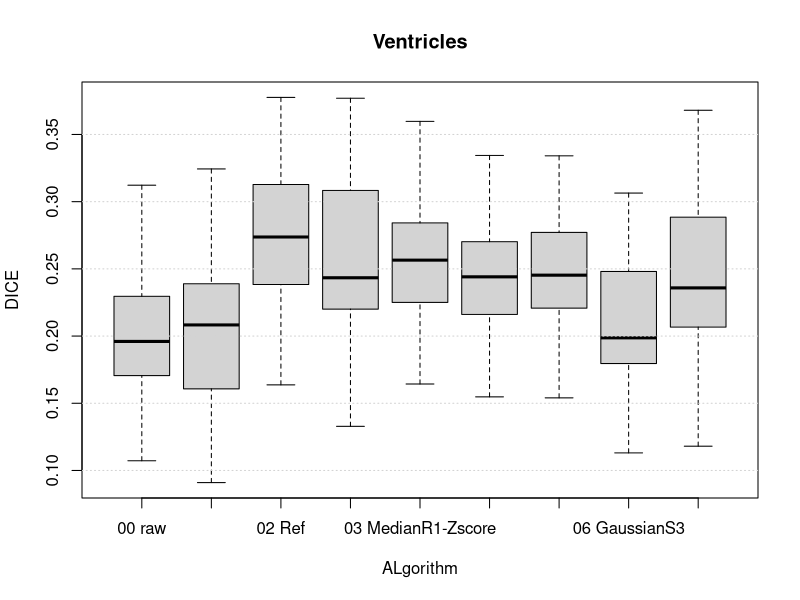
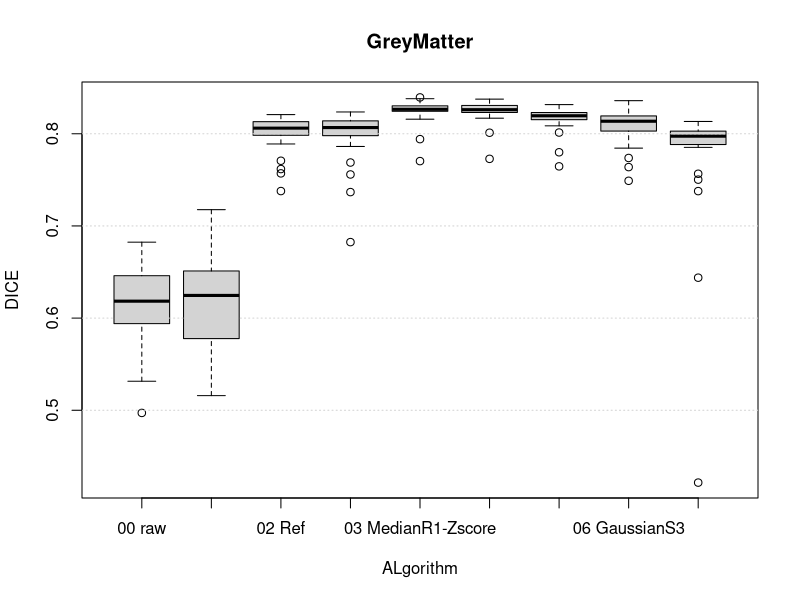
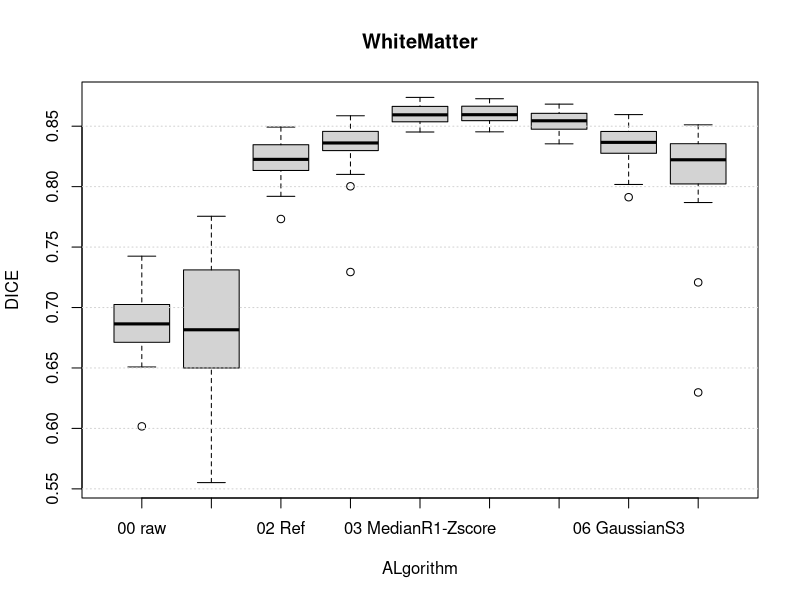
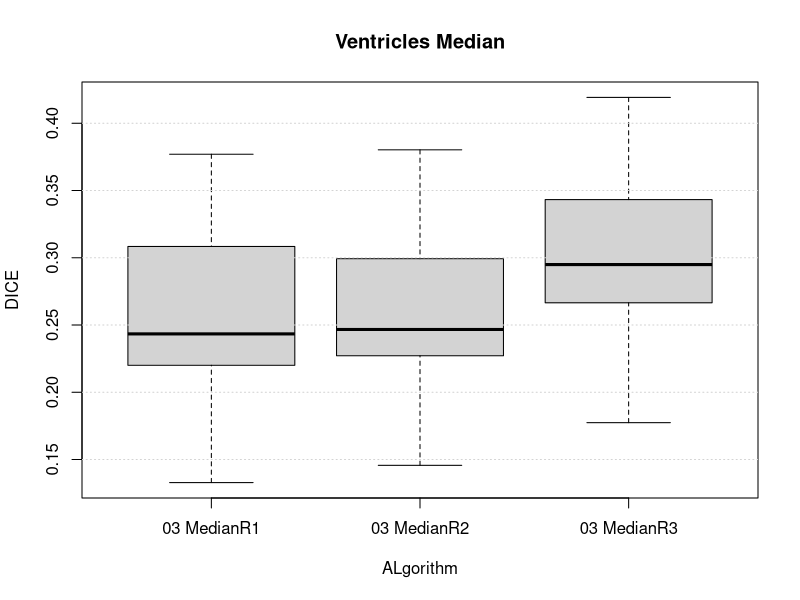
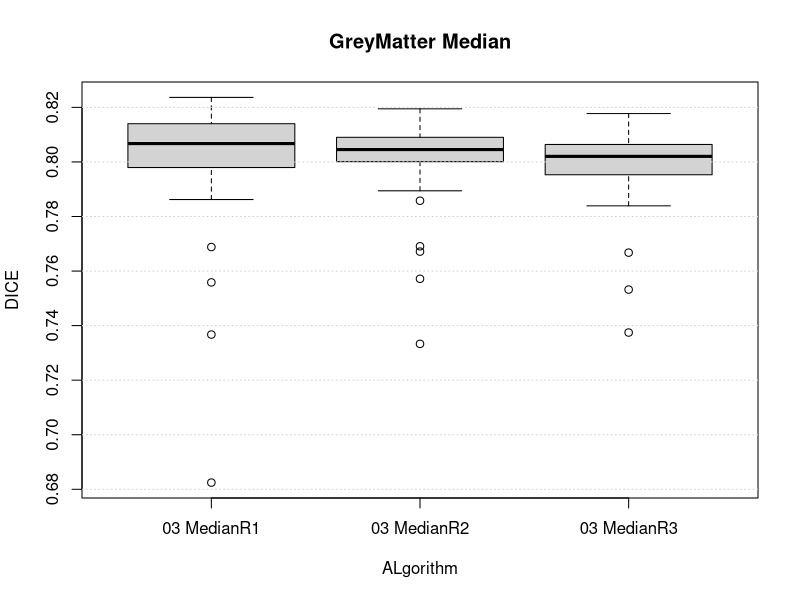
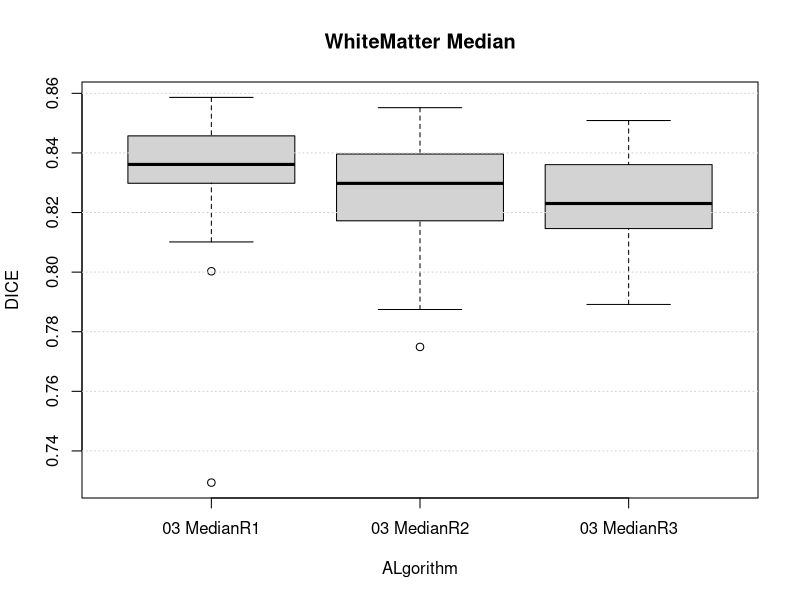
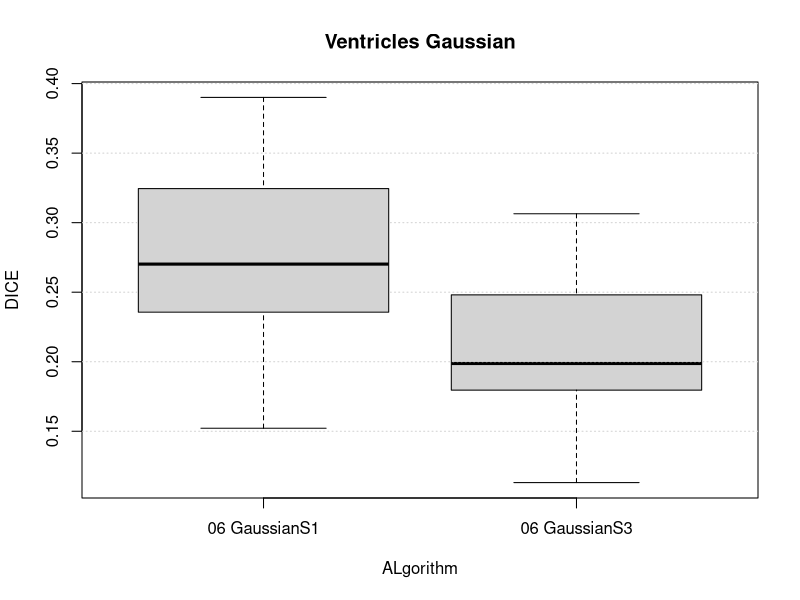
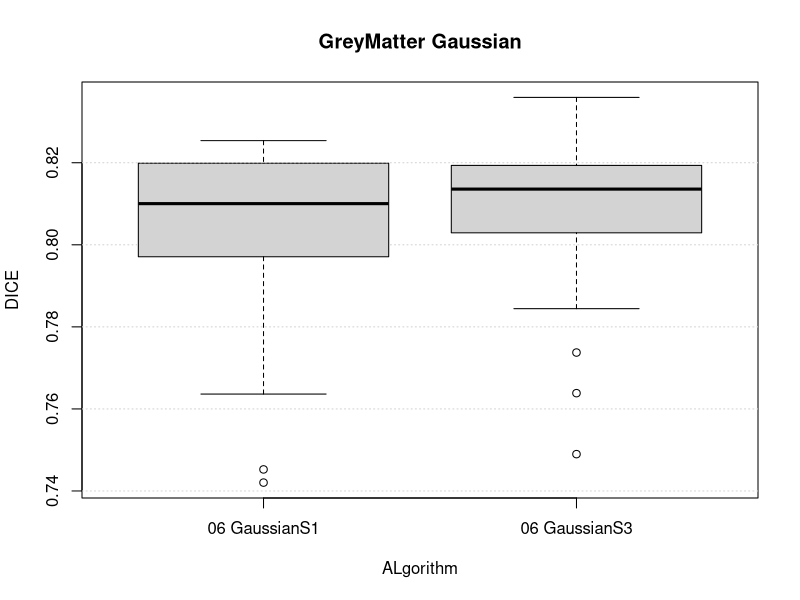

Source code (R) for these figures, in order:

# set working directory
setwd("/home/martin/CloudStation/Schule/Msc/3Semester/Medical_Image_Analysis_Lab/work/MIALab_Doc/result")

# import data
df1 <- read.csv("results-reference.csv", header = TRUE, sep = ";")
df2 <- read.csv("results-zcore.csv", header = TRUE, sep = ";")
df3 <- read.csv("results-medianR1.csv", header = TRUE, sep = ";")
df4 <- read.csv("results-medianR2.csv", header = TRUE, sep = ";")
df5 <- read.csv("results-medianR3.csv", header = TRUE, sep = ";")
df6 <- read.csv("results-medianR3_Zscore.csv", header = TRUE, sep = ";")
df7 <- read.csv("results-medianR1_Zscore.csv", header = TRUE, sep = ";")
df8 <- read.csv("results-Zscore_medianR2.csv", header = TRUE, sep = ";")
df9 <- read.csv("results_mni_biasfieldcorr.csv", header = TRUE, sep = ";")
df10 <- read.csv("results_nmi.csv", header = TRUE, sep = ";")
df11 <- read.csv("results_gaussian_S1.csv", header = TRUE, sep = ";")
df12 <- read.csv("results_gaussian_S3.csv", header = TRUE, sep = ";")
df13 <- read.csv("results_bilateral_ds4_rs50_with_skull.csv", header = TRUE, sep = ";")
df14 <- read.csv("results_bilateral_ds4_rs50.csv", header = TRUE, sep = ";")

df1["ALgorithm"] <-  "02 Ref"
df2["ALgorithm"] <-  "04 ZScore"
df3["ALgorithm"] <-  "03 MedianR1"
df4["ALgorithm"] <-  "03 MedianR2"
df5["ALgorithm"] <-  "03 MedianR3"
df6["ALgorithm"] <-  "03 MedianR3-Zscore"
df7["ALgorithm"] <-  "03 MedianR1-Zscore"
df8["ALgorithm"] <-  "05 Zscore-MedianR2"
df9["ALgorithm"] <-  "01 only biasfieldcorr"
df10["ALgorithm"] <- "00 raw"
df11["ALgorithm"] <- "06 GaussianS1"
df12["ALgorithm"] <- "06 GaussianS3"
df13["ALgorithm"] <- "09 Bilateral_wskull"
df14["ALgorithm"] <- "09 Bilateral"

total <- rbind(df1,df2,df3,df7,df8,df9,df10,df12,df14)

#colnames(df1)[colnames(df1)=="DICE"] <- "DICE_REF"
#colnames(df2)[colnames(df2)=="DICE"] <- "DICE_ZSCORE"
#colnames(df3)[colnames(df3)=="DICE"] <- "DICE_MEDIAN"

#mytempdata = merge(df1, df2, by=c("ID","LABEL"), all=TRUE)
#mytempdata = merge(df1, df2, all=TRUE)
#dat_merge <- merge(mytempdata,df3)


# Summary per Label
#by(dat_merge, dat_merge$LABEL, summary)


spt1 <- split(total, total$LABEL) 

png('plot/boxplot_Ventricles.png', width = 1500, height =800 , units = 'px')
#postscript('boxplot_Ventricles.ps')
boxplot(DICE ~ ALgorithm,data=spt1[["Ventricles"]],main="Ventricles")
grid(nx=NA, ny=NULL) #grid over boxplot
dev.off()

png('plot/boxplot_GreyMatter.png', width = 1500, height =800 , units = 'px')
#postscript('boxplot_GreyMatter.ps')
boxplot(DICE ~ ALgorithm,data=spt1[["GreyMatter"]],main="GreyMatter")
grid(nx=NA, ny=NULL) #grid over boxplot
dev.off()

png('plot/boxplot_WhithMatter.png', width = 1500, height =800 , units = 'px')
#postscript('boxplot_WhithMatter.ps')
boxplot(DICE ~ ALgorithm,data=spt1[["WhiteMatter"]],main="WhiteMatter")
grid(nx=NA, ny=NULL) #grid over boxplot
dev.off()




## Median Plot
total_median <- rbind(df3,df4,df5)
spt_median <- split(total_median, total_median$LABEL) 

png('plot/median_boxplot_Ventricles.png', width = 1500, height =800 , units = 'px')
#postscript('boxplot_Ventricles.ps')
boxplot(DICE ~ ALgorithm,data=spt_median[["Ventricles"]],main="Ventricles Median")
grid(nx=NA, ny=NULL) #grid over boxplot
dev.off()

png('plot/median_boxplot_GreyMatter.png', width = 1500, height =800 , units = 'px')
#postscript('boxplot_GreyMatter.ps')
boxplot(DICE ~ ALgorithm,data=spt_median[["GreyMatter"]],main="GreyMatter Median")
grid(nx=NA, ny=NULL) #grid over boxplot
dev.off()

png('plot/median_boxplot_WhithMatter.png', width = 1500, height =800 , units = 'px')
#postscript('boxplot_WhithMatter.ps')
boxplot(DICE ~ ALgorithm,data=spt_median[["WhiteMatter"]],main="WhiteMatter Median")
grid(nx=NA, ny=NULL) #grid over boxplot
dev.off()



## Gaussian

total_sgaussian<- rbind(df11,df12)
spt_sgaussian <- split(total_sgaussian, total_sgaussian$LABEL) 

png('plot/gaussian_boxplot_Ventricles.png', width = 1500, height =800 , units = 'px')
#postscript('boxplot_Ventricles.ps')
boxplot(DICE ~ ALgorithm,data=spt_sgaussian[["Ventricles"]],main="Ventricles Gaussian")
grid(nx=NA, ny=NULL) #grid over boxplot
dev.off()

png('plot/gaussian_boxplot_GreyMatter.png', width = 1500, height =800 , units = 'px')
#postscript('boxplot_GreyMatter.ps')
boxplot(DICE ~ ALgorithm,data=spt_sgaussian[["GreyMatter"]],main="GreyMatter Gaussian")
grid(nx=NA, ny=NULL) #grid over boxplot
dev.off()

png('plot/gaussian_boxplot_WhithMatter.png', width = 1500, height =800 , units = 'px')
#postscript('boxplot_WhithMatter.ps')
boxplot(DICE ~ ALgorithm,data=spt_sgaussian[["WhiteMatter"]],main="WhiteMatter Gaussian")
grid(nx=NA, ny=NULL) #grid over boxplot
dev.off()





## With Skull
total_skull <- rbind(df10,df9,df13)
spt_skull <- split(total_skull, total_skull$LABEL) 

png('plot/WSkull_boxplot_Ventricles.png', width = 1500, height =800 , units = 'px')
#postscript('boxplot_Ventricles.ps')
boxplot(DICE ~ ALgorithm,data=spt_skull[["Ventricles"]],main="Ventricles with Skull")
grid(nx=NA, ny=NULL) #grid over boxplot
dev.off()

png('plot/WSkull_boxplot_GreyMatter.png', width = 1500, height =800 , units = 'px')
#postscript('boxplot_GreyMatter.ps')
boxplot(DICE ~ ALgorithm,data=spt_skull[["GreyMatter"]],main="GreyMatterwith Skull")
grid(nx=NA, ny=NULL) #grid over boxplot
dev.off()

png('plot/WSkull_boxplot_WhithMatter.png', width = 1500, height =800 , units = 'px')
#postscript('boxplot_WhithMatter.ps')
boxplot(DICE ~ ALgorithm,data=spt_skull[["WhiteMatter"]],main="WhiteMatter with Skull")
grid(nx=NA, ny=NULL) #grid over boxplot
dev.off()


## All used this
total_std <- rbind(df10,df9,df2,df1)
spt_std <- split(total_std, total_std$LABEL) 

png('plot/default_boxplot_Ventricles.png', width = 1500, height =800 , units = 'px')
#postscript('boxplot_Ventricles.ps')
boxplot(DICE ~ ALgorithm,data=spt_std[["Ventricles"]],main="Ventricles default")
grid(nx=NA, ny=NULL) #grid over boxplot
dev.off()

png('plot/default_boxplot_GreyMatter.png', width = 1500, height =800 , units = 'px')
#postscript('boxplot_GreyMatter.ps')
boxplot(DICE ~ ALgorithm,data=spt_std[["GreyMatter"]],main="GreyMatter default")
grid(nx=NA, ny=NULL) #grid over boxplot
dev.off()

png('plot/default_boxplot_WhithMatter.png', width = 1500, height =800 , units = 'px')
#postscript('boxplot_WhithMatter.ps')
boxplot(DICE ~ ALgorithm,data=spt_std[["WhiteMatter"]],main="WhiteMatter default")
grid(nx=NA, ny=NULL) #grid over boxplot
dev.off()
